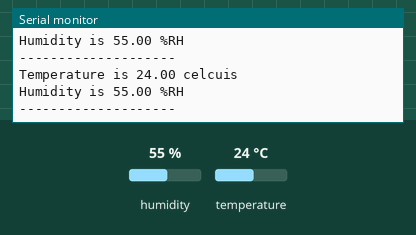
Simulated run of this sketch. Board: Arduino Uno, built with avr-gcc and run on an emulated ATmega328P. On the bench: the last lines printed to the serial monitor. The inputs (shaded band) are chosen by the test bench; at power-on: humidity 55 %, temperature 24 °C.

Above: at 2.8 s.
2.9 s: humidity set to 22 %
At 5.2 s:
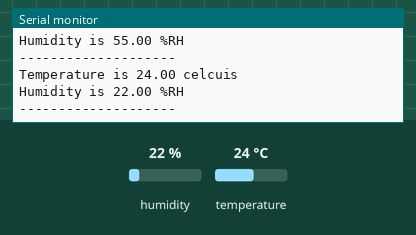
5.6 s: temperature set to 12 °C
At 7.0 s:
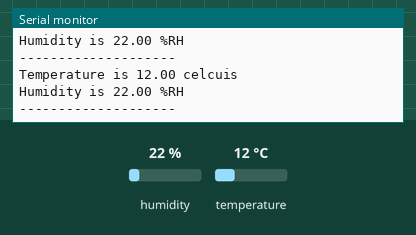
8.3 s: humidity set to 40 %
At 10.5 s:
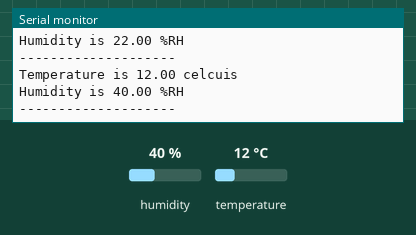
Timing chart, 0 to 12.0 s (numbered marks = the images above; inputs shaded):
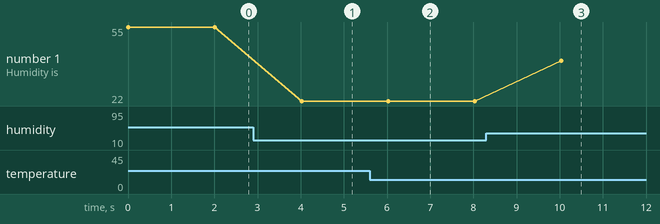

Measured:
- after the input at 2.9 s, the serial monitor: prints a new line after 1.1 s (image 1)
- after the input at 5.6 s, the serial monitor: prints a new line after 0.43 s (image 2)
- after the input at 8.3 s, the serial monitor: prints a new line after 1.7 s (image 3)
- plotted number 1: 55 → 22 after the input at 2.9 s, 22 → 40 after the input at 8.3 s

The sketch:

simple_logging_dht.ino
```cpp
/*
 * This example demonstrate how to write data from your "Internet of Things" to IoTtweet dashboard
 * Compatible with "Espino32" by ThaiEasyElec.
 * Created : 2017.Aug.28
 * By Isaranu Janthong
 * IoTtweet Founder.
 * Visit us at : www.iottweet.com
 */

#include "DHT.h"

/* -- Espino32 : DHT11 -- */
#define DHTPIN 10
#define DHTTYPE DHT22
DHT dht(DHTPIN, DHTTYPE);

float h,t,f,hif,hic;
float t_offset = 0.0, h_offset = 0.0;

void setup() {

  Serial.begin(115200);
  dht.begin();

}

void loop() {

  /* - DHT sensor reading - */
  float h = dht.readHumidity() + h_offset;
  float t = dht.readTemperature() + t_offset;
  float f = dht.readTemperature(true);

  if (isnan(h) || isnan(t) || isnan(f)) {
    Serial.println("Failed to read from DHT sensor!");
    return;
  }

  Serial.println("Temperature is " + String(t) + " celcuis");
  Serial.println("Humidity is " + String(h) + " %RH");
  Serial.println("--------------------");

  delay(2000);

}
```
